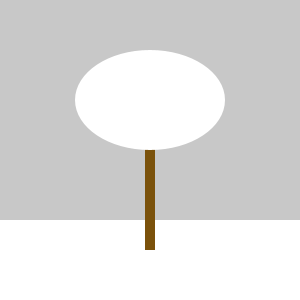
Frame 1 (no input)
Frame 60 (the mouse pressed at the canvas centre just before this capture): identical to frame 1, image omitted
Frame 120 (the mouse held since frame 60 and released just before this capture): identical to frame 1, image omitted

The Processing sketch that drew this single still picture (run headless with seeded random() and noise(); from frame 60 on, the mouse is pressed at the canvas centre):

// Processing sketch: processing_18464
// ── processing_18464.pde

void setup(){
  size (300,300);
  background(200);
  noStroke();
  fill(255);
  rect(0,220,width,width);
  fill(123,82,11);
  rect(145,100,10,150);
  fill(255);
  ellipse(150,100,150,100);
}

void draw(){
}

void mousePressed(){
  background(0,186,255);
  fill(41,175,14);
  rect(0,220,width,width);
  fill(123,82,11);
  rect(145,100,10,150);
  fill(41,175,14);
  ellipse(150,100,150,100); 
}
